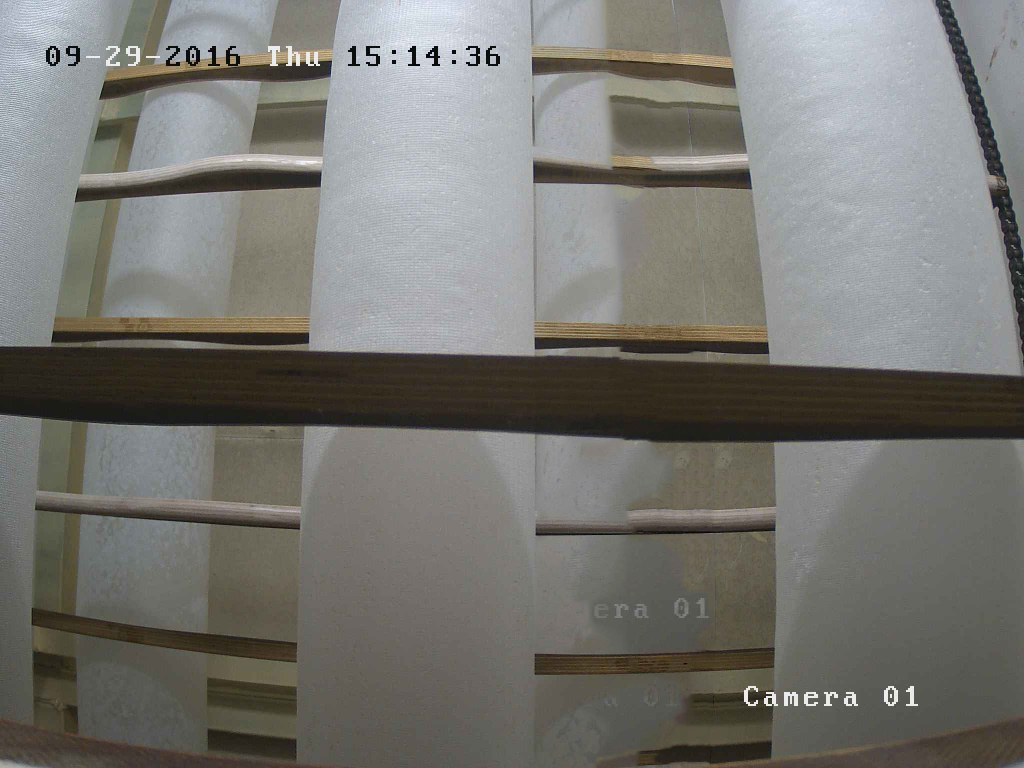
#> input picture Tubes/images/b.jpg, 2048 x 1536 px (shown at 1/2 size)
$ python main.py
#> lines starting #> are read from the running program, lines starting #| are printed output that depends on the picture
#> further down, zero_frame is the input picture: shape (1536, 2048, 3); mean B, G, R 112.7, 117.4, 118.3
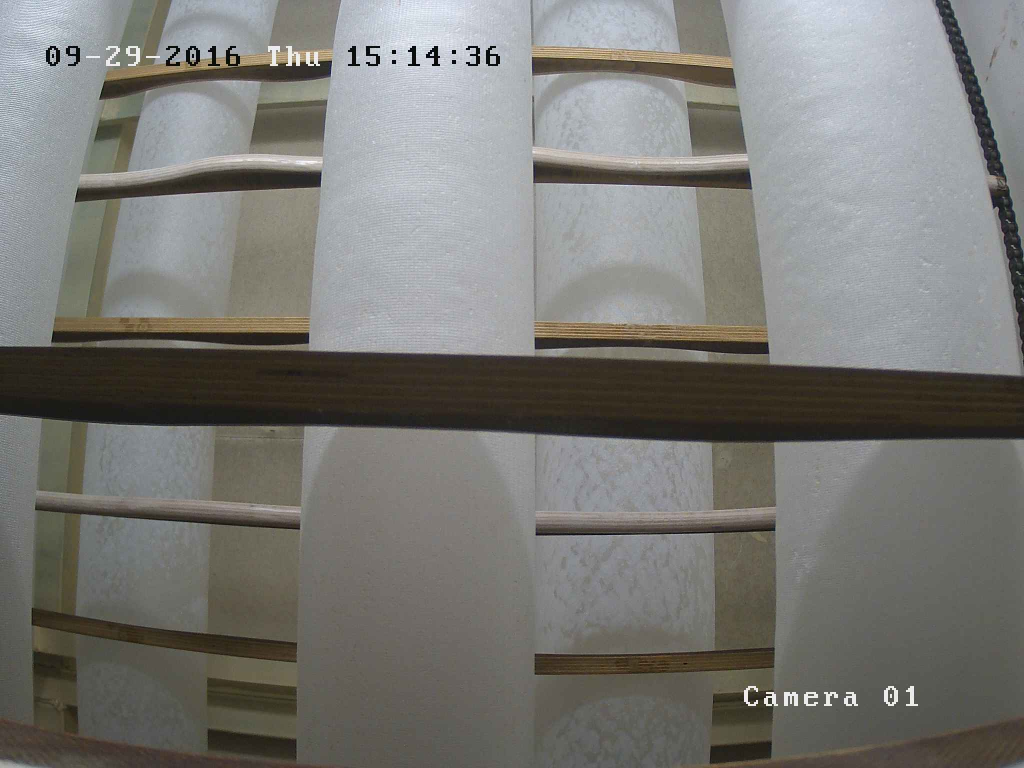
#> input picture Tubes/images/a.jpg, 2048 x 1536 px (shown at 1/2 size)
#> further down, frame is the input picture: shape (1536, 2048, 3); mean B, G, R 116.3, 120.2, 120.7
'''
                                                ***INSTRUCTION***

    1) Run the code below
    2) Set up defaults for your environment
    3) WARNING! You should remember your setting because after you finish the program in debug mode, you will lose all unsaved data
    4) Enjoy

    P.S.
        Let me know in case of any questions
'''

import cv2
import numpy as np

zero_frame_file_name = 'images/b.jpg'
current_frame_file_name = 'images/a.jpg'

cv2.namedWindow('out', cv2.WINDOW_NORMAL)
cv2.resizeWindow('out', 640, 480)

''' Init debug track bars '''
# Comment/delete it after debugging
cv2.createTrackbar('threshold', 'out', 0, 255, lambda x: 0)
cv2.createTrackbar('minimal area', 'out', 0, 100000, lambda x: 0)
cv2.createTrackbar('maximum area', 'out', 0, 100000, lambda x: 0)
cv2.createTrackbar('marble threshold', 'out', 0, 1000000, lambda x: 0)

''' Settings '''
# Here are some defaults, your values may be another

debug = True  # Set to False after debugging

threshold = 48
sigma = 0  # Canny threshold

blur_scale = 6

min_area = 5000  # Filter noise (limit the smallest area of tube's contour)
max_area = 50000  # Filter noise limit the biggest area of tube's contour)

crop_width = 150  # Width of crop rectangle of image for classification
crop_height = 150  # Height of crop rectangle of image for classification

marble_threshold = 12000  # Threshold for determining the level of marbling (depends on crop sizes)


# Smart settable canny edge detection
def canny(image):
    v = np.median(image)
    lower = int(max(0, (1.0 - sigma) * v))
    upper = int(min(255, (1.0 + sigma) * v))
    edged = cv2.Canny(image, lower, upper)
    return edged


# Find differences of zero frame and current frame and filter the noise
def crop(img):
    diff = cv2.absdiff(zero_frame, img)  # Find difference of the zero frame and current frame
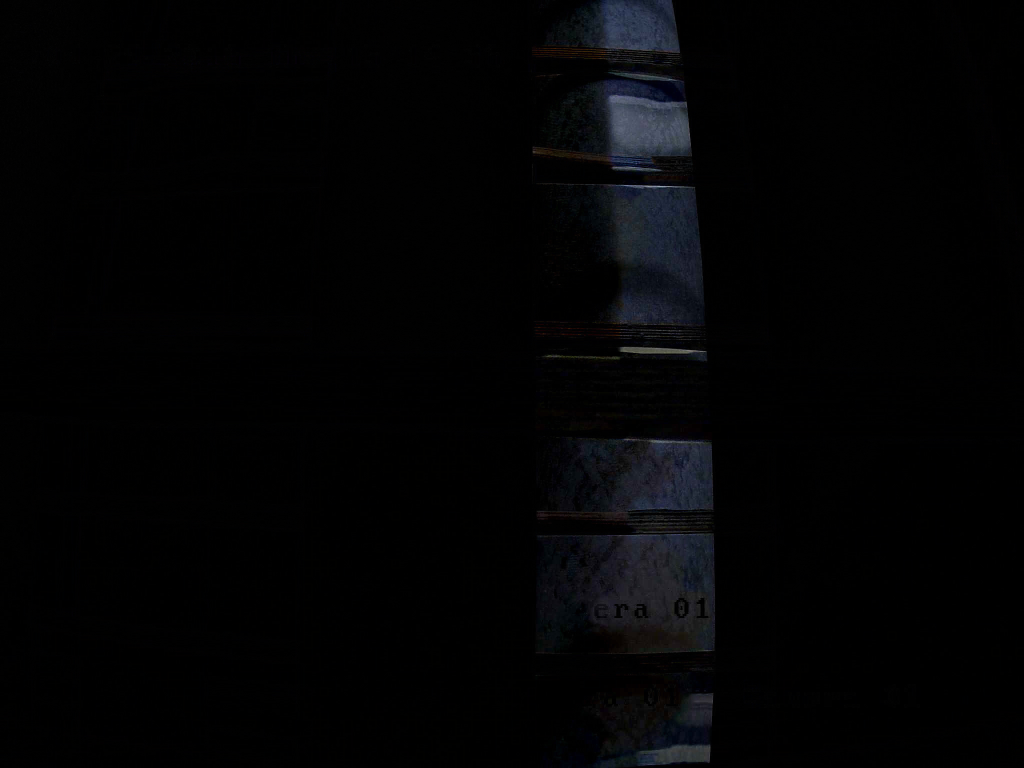
#> diff: shape (1536, 2048, 3) (shown at 1/2 size); mean B, G, R 4, 3.1, 2.8
    mask = cv2.cvtColor(diff, cv2.COLOR_BGR2GRAY)
    imask = mask > threshold  # Make mask
#> imask: shape (1536, 2048) bool; every value is 0

    canvas = np.zeros_like(img, np.uint8)
    canvas[imask] = img[imask]  # Apple mask
#> canvas: shape (1536, 2048, 3); every value is 0

    contours, _ = cv2.findContours(cv2.blur(cv2.cvtColor(canvas, cv2.COLOR_BGR2GRAY), (blur_scale,) * 2), cv2.RETR_TREE,
                                   cv2.CHAIN_APPROX_SIMPLE)  # Finding all potential tubes
#> contours = []
    crops = []
    if not debug:
        cv2.imshow('mask', cv2.cvtColor(canvas, cv2.COLOR_BGR2GRAY))
        cv2.drawContours(frame, contours, -1, (0, 0, 255), 2)  # DEBUG ONLY: draw not filtered potential tubes

    for cnt in contours:
        area = cv2.contourArea(cnt)
        try:
            if area >= min_area:
                # cv2.drawContours(frame, [cnt], -1, (0, 255, 0), 3)  # Visualise the contour of the tube
                rect = cv2.minAreaRect(cnt)
                box = cv2.boxPoints(rect)
                box = np.int0(box)
                cv2.drawContours(img, [box], 0, (0, 255, 0), 3)
                w, h = crop_width, crop_height
                M = cv2.moments(cnt)
                x = int(M["m10"] / M["m00"]) - int(w / 2)  # Find center
                y = int(M["m01"] / M["m00"]) - int(h / 2)
                crops.append(
                    {'cropped': img[y:y + h, x:x + w], 'pos': (x, y), 'sum': np.sum(canny(img[y:y + h, x:x + w]))})
        except Exception as e:
            print(e)  # Sometimes the program can be here but don't worry it's ok
#> this loop made 0 passes
#> after the loop, crops = []
    return crops


# Sort your tubes as marbled and none marbled
def sort(images):
    marbled = []
#> marbled = []
    non_marbled = []

    for img in images:
        if img['sum'] < marble_threshold:
            marbled.append(img['pos'])
            cv2.putText(frame, 'marbled', img['pos'], cv2.FONT_HERSHEY_SIMPLEX, 1, (0, 0, 255), 2, cv2.LINE_AA)
        else:
            non_marbled.append(img['pos'])
            cv2.putText(frame, 'non marbled', img['pos'], cv2.FONT_HERSHEY_SIMPLEX, 1, (0, 0, 255), 2, cv2.LINE_AA)
#> after the loop, non_marbled = []
    return {'marbled': marbled, 'non_marble': non_marbled}


# Just for a nice code view
def main(img):
    try:
        return sort(crop(img))
    except TypeError:
        return {}


# Main loop
if __name__ == '__main__':
    while 1:
        zero_frame = cv2.imread(zero_frame_file_name)
        frame = cv2.imread(current_frame_file_name)
        if debug:
            threshold = 255 - cv2.getTrackbarPos('threshold', 'out')  # Get settings from the track bars (delete after debugging and setting up all default values)
            min_area = cv2.getTrackbarPos('minimal area', 'out')  # Get settings from the track bars (delete after debugging and setting up all default values)
            max_area = cv2.getTrackbarPos('maximum area', 'out')  # Get settings from the track bars (delete after debugging and setting up all default values)
            marble_threshold = cv2.getTrackbarPos('marble threshold', 'out')  # Get settings from the track bars (delete after debugging and setting up all default values)

        main(frame)
        cv2.imshow('out', frame)
        if cv2.waitKey(1) & 0xFF == ord('q'):  # Press 'q' to stop the program
#> (key q is pressed here)
            break
    cv2.destroyAllWindows()
